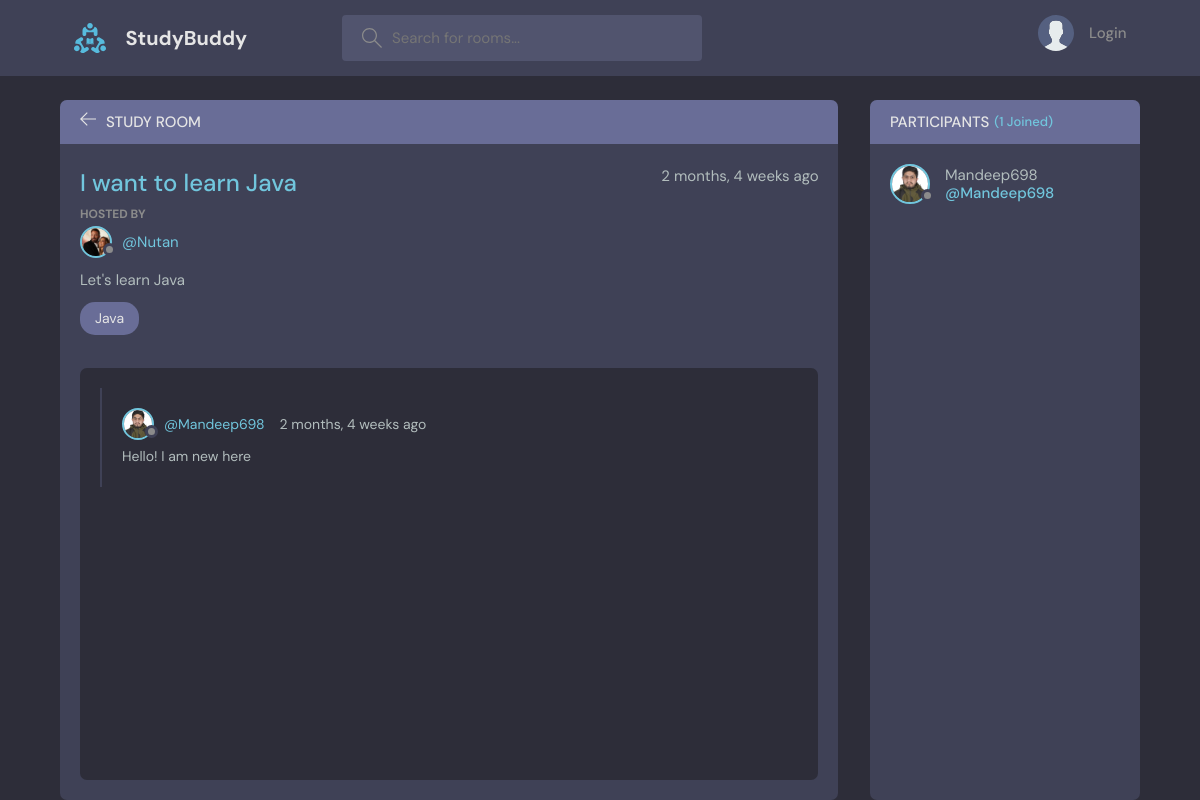
Page /room/3/ on the committed database.
### base/models.py (models this page shows, shortened)
class Room(models.Model):
    host = models.ForeignKey(User, on_delete=models.SET_NULL, null=True)
    topic = models.ForeignKey(Topic, on_delete=models.SET_NULL, null=True)
    name = models.CharField(max_length=200)
    description = models.TextField(null=True, blank=True)
    participants = models.ManyToManyField(
        User, related_name='participants', blank=True)
    created = models.DateTimeField(auto_now_add=True)
    updated = models.DateTimeField(auto_now=True)
    class Meta:
        ordering = ['-updated', '-created']

class User(AbstractUser):
    name = models.CharField(max_length = 200, null = True)
    email = models.EmailField(unique = True, null=True)
    bio = models.TextField(null=True)
    avatar = models.ImageField(null=True, default="avatar.svg")
    USERNAME_FIELD = 'email'
    REQUIRED_FIELDS = ['name']

class Topic(models.Model):
    name = models.CharField(max_length=255)
    def __str__(self):
        return self.name

class Message(models.Model):
    user = models.ForeignKey(User, on_delete=models.CASCADE)
    room = models.ForeignKey(Room, on_delete=models.CASCADE)
    body = models.TextField()
    created = models.DateTimeField(auto_now_add=True)
    updated = models.DateTimeField(auto_now=True)
    class Meta:
        ordering = ['-updated', '-created']

### base/views.py (the view, shortened to what this page needs)
# urls.py: path('room/<str:pk>/', room, name="room"),
def room(request, pk):
    room = Room.objects.get(id=pk)
    room_messages = room.message_set.all()
    participants = room.participants.all()
    data = {
        'room': room,
        'room_messages': room_messages,
        'participants': participants,
    }
    return render(request, 'base/room.html', data)

### base/templates/base/room.html (shortened to what this page needs)
{% extends 'main.html' %} {% block content %}
<main class="profile-page layout layout--2">
    <div class="container">
        <div class="room">
            <div class="room__top">
                <div class="room__topLeft">
                    <a href="{% url 'home' %}">
                        <svg
                            version="1.1"
                            xmlns="http://www.w3.org/2000/svg"
                            width="32"
                            height="32"
                            viewBox="0 0 32 32"
                        >
                            <title>arrow-left</title>
                            <path
                                d="M13.723 2.286l-13.723 13.714 13.719 13.714 1.616-1.611-10.96-10.96h27.625v-2.286h-27.625l10.965-10.965-1.616-1.607z"
                            ></path>
                        </svg>
                    </a>
                    <h3>Study Room</h3>
                </div>
            </div>
            <div class="room__box scroll">
                <div class="room__header scroll">
                    <div class="room__info">
                        <h3>{{room.name}}</h3>
                        <span>{{room.created|timesince}} ago</span>
                    </div>
                    <div class="room__hosted">
                        <p>Hosted By</p>
                        <a href="{% url 'user-profile' room.host.id %}" class="room__author">
                            <div class="avatar avatar--small">
                                <img src="{{room.host.avatar.url}}" />
                            </div>
                            <span>@{{room.host.username}}</span>
                        </a>
                    </div>
                    <div class="room__details">{{room.description}}</div>
                    <a href="{% url 'home'%}?search={{room.topic}}">
                        <span class="room__topics">{{room.topic}}</span>
                    </a>
                </div>
                <div class="room__conversation">
                    <div class="threads scroll">
                        {% for message in room_messages %}
                        <div class="thread">
                            <div class="thread__top">
                                <div class="thread__author">
                                    <a href="{% url 'user-profile' message.user.id %}" class="thread__authorInfo">
                                        <div class="avatar avatar--small">
                                            <img src="{{message.user.avatar.url}}" />
                                        </div>
                                        <span>@{{message.user.username}}</span>
                                    </a>
                                    <span class="thread__date">{{message.created|timesince}} ago</span>
                                </div>
                            </div>
                            <div class="thread__details">{{message.body}}</div>
                        </div>
                        {% endfor %}
                    </div>
                </div>
            </div>
        </div>
        <div class="participants">
            <h3 class="participants__top">Participants <span>({{participants.count}} Joined)</span></h3>
            <div class="participants__list scroll">
                {% for user in participants %}
                <a href="{% url 'user-profile' user.id %}" class="participant">
                    <div class="avatar avatar--medium">
                        <img src="{{user.avatar.url}}" />
                    </div>
                    <p>
                        {{user.username}}
                        <span>@{{user.username}}</span>
                    </p>
                </a>
                {% endfor %}
            </div>
        </div>
    </div>
</main>
{% endblock content %}

### rows in the picture
Room: name "I want to learn Java", created "2 months, 4 weeks", host.avatar (picture), host.username "Nutan", description "Let's learn Java", topic "Java"
Message: user.avatar (picture), user.username "Mandeep698", created "2 months, 4 weeks", body "Hello! I am new here"
User: avatar (picture), username "Mandeep698"

### other values in the picture
{{ participants.count }} "1"
